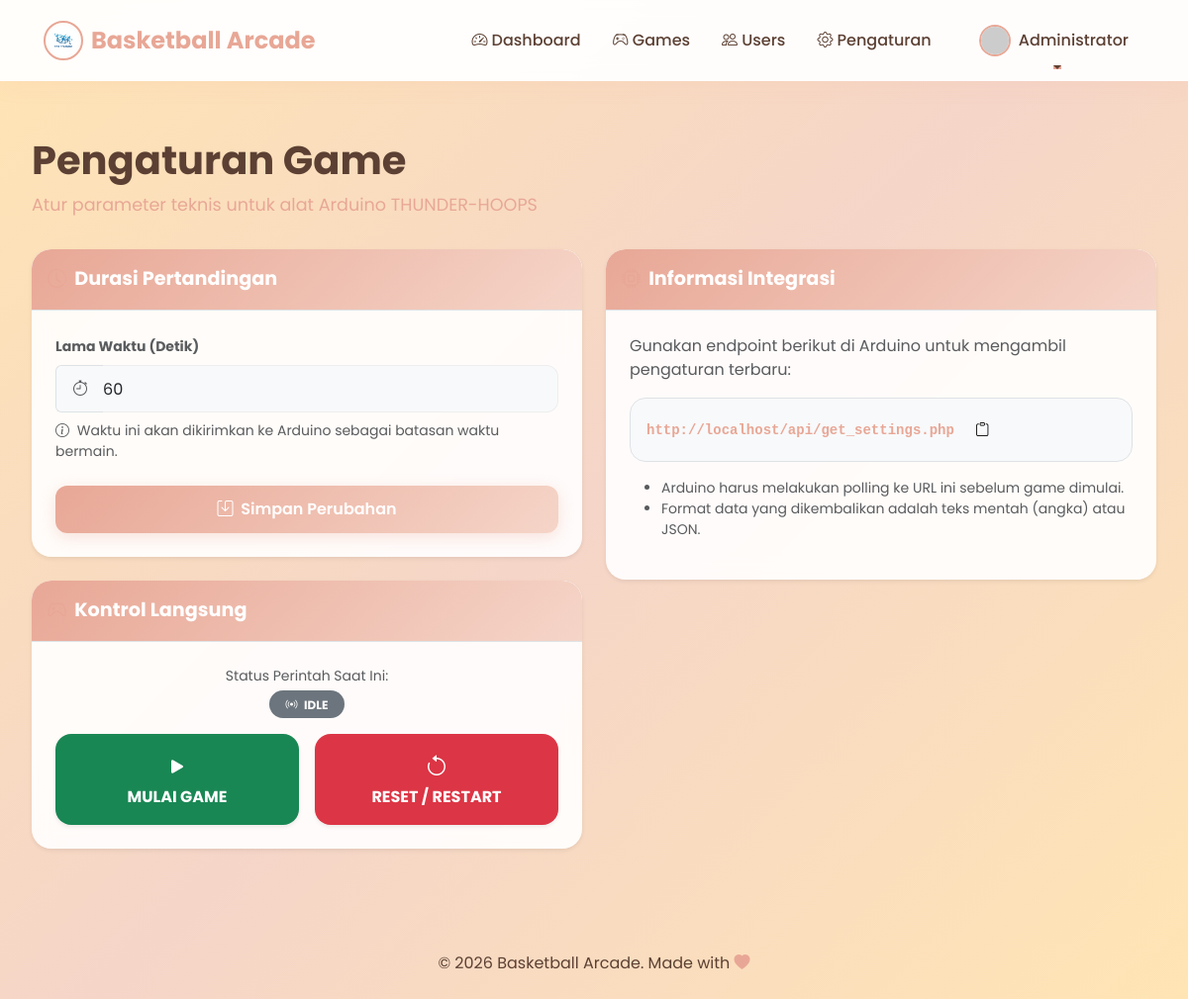
Page /admin/pengaturan.php (signed in) on the earlier database version.
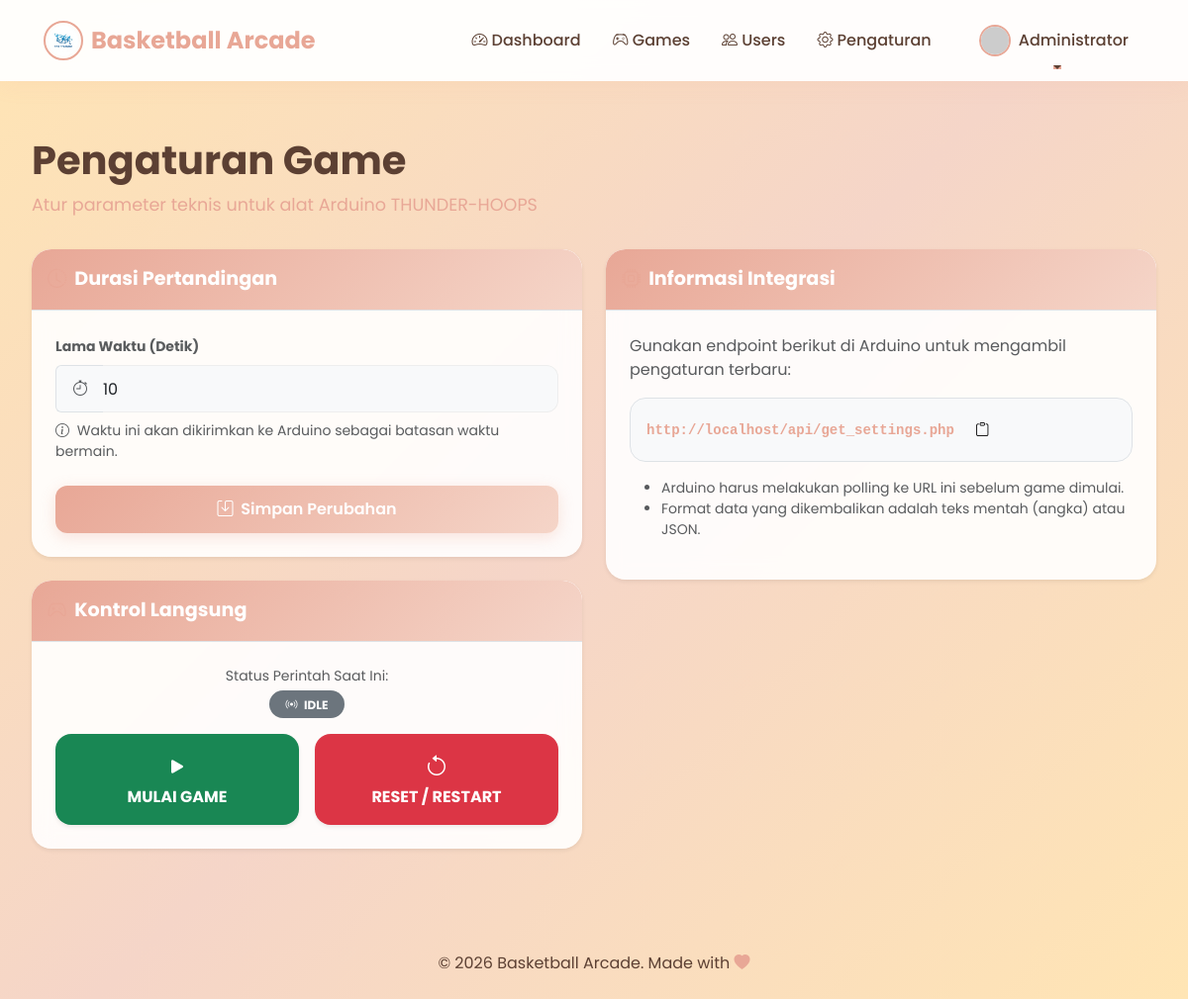
Same page on the later database version.
### tables this page shows
CREATE TABLE `settings` (
  `id` int NOT NULL,
  `name` varchar(50) NOT NULL,
  `value` varchar(255) NOT NULL
);

### admin/pengaturan.php (the view, shortened to what the changed rows need)
<?php
require_once '../config/koneksi.php';
$query = "SELECT value FROM settings WHERE name = 'match_duration'";
$result = $conn->query($query);
$settings = $result->fetch_assoc();
$current_duration = $settings['value'] ?? 60;
include '../includes/header.php';
?>
<div class="container-custom mt-4">
    <div class="mb-4">
        <h1 class="page-title">Pengaturan Game</h1>
    </div>
    <div class="row">
        <div class="col-md-6">
            <div class="card card-custom shadow-sm border-0">
                <div class="card-body p-4">
                    <form method="POST" action="" class="form-ajax-settings">
                        <div class="mb-4">
                            <div class="input-group">
                                <span class="input-group-text bg-light border-end-0 px-3"><i class="bi bi-stopwatch text-muted"></i></span>
                                <input type="number" class="form-control form-control-custom border-start-0 ps-0 bg-light"
                                       id="match_duration" name="match_duration"
                                       value="<?php echo htmlspecialchars($current_duration); ?>" required min="1">
                            </div>
                        </div>
                    </form>
                </div>
            </div>
            <div class="card card-custom shadow-sm border-0 mt-4">
                <div class="card-body p-4">
                    <?php
                    $q_cmd = "SELECT value FROM settings WHERE name = 'game_command'";
                    $r_cmd = $conn->query($q_cmd);
                    $curr_cmd = ($r_cmd && $row = $r_cmd->fetch_assoc()) ? $row['value'] : 'idle';
                    ?>
                    <div class="mb-3 text-center">
                        <span class="small text-muted d-block mb-1">Status Perintah Saat Ini:</span>
                        <span class="badge <?php
                            echo ($curr_cmd == 'start') ? 'bg-success' : (($curr_cmd == 'reset') ? 'bg-danger' : 'bg-secondary');
                        ?> p-2 px-3 rounded-pill uppercase">
                            <i class="bi bi-broadcast me-1"></i> <?php echo strtoupper($curr_cmd); ?>
                        </span>
                    </div>
                </div>
            </div>
        </div>
    </div>
</div>
<?php include '../includes/footer.php'; ?>

Differences in the rows shown:
added settings: match_duration "10"
added settings: value "IDLE"
Other differences:
form field match_duration: "60" → (not shown)
$curr_cmd: "IDLE" → (not shown)
